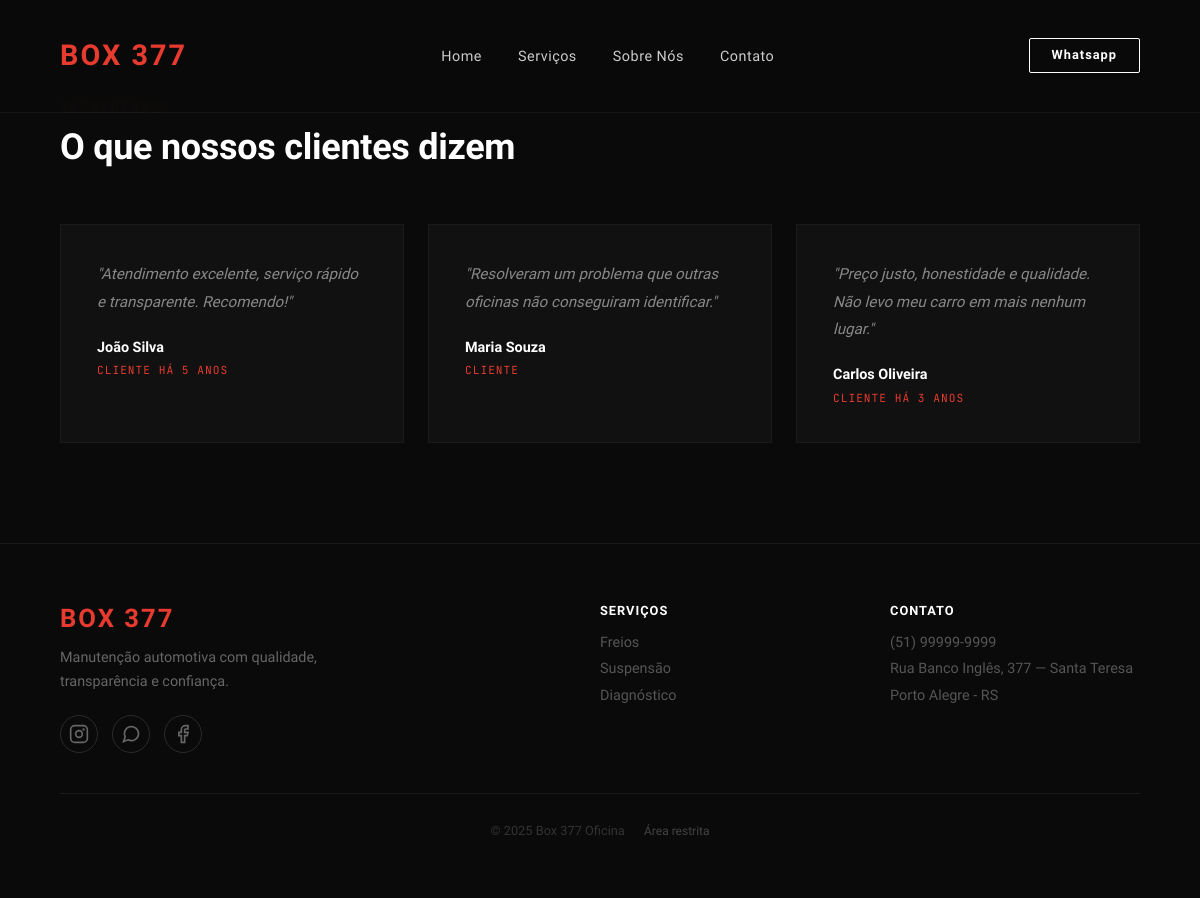
The app's page /depoimentos.php with its own data.
### tables this page shows
CREATE TABLE IF NOT EXISTS depoimentos (
    id      INT AUTO_INCREMENT PRIMARY KEY,
    nome    VARCHAR(100) NOT NULL,
    texto   TEXT NOT NULL,
    cliente VARCHAR(100)
);

### depoimentos.php (the view, shortened to what this page needs)
<?php
require 'includes/head.php';
require 'includes/conexao.php';
require 'includes/header.php';
$query = "SELECT * FROM depoimentos";
$resultado = mysqli_query($conn, $query);
?>
    <main>
        <section class="testimonials">
            <div class="section-title">
                <p>DEPOIMENTOS</p>
                <h2>O que nossos clientes dizem</h2>
            </div>
            <div class="testimonials-grid">
                <?php while ($dep = mysqli_fetch_assoc($resultado)): ?>
                <article class="testimonial-card">
                    <p>"<?php echo htmlspecialchars($dep['texto']); ?>"</p>
                    <h4><?php echo htmlspecialchars($dep['nome']); ?></h4>
                    <span><?php echo htmlspecialchars($dep['cliente']); ?></span>
                </article>
                <?php endwhile; ?>
            </div>
        </section>
    </main>
<?php require 'includes/footer.php'; ?>

### resources/css/style.css (style rules this page uses)
* { margin: 0; padding: 0; box-sizing: border-box; }
body { font-family: 'Hanken Grotesk', sans-serif; background-color: #0f0f0f; color: #fff; overflow-x: hidden; }
.testimonials { padding: 100px 60px; background-color: #0a0a0a; border-top: 1px solid #1a1a1a; }
.section-title { margin-bottom: 56px; }
.section-title p { font-family: 'JetBrains Mono', monospace; font-size: 0.75rem; letter-spacing: 3px; color: #e63b2e; text-transform: uppercase; margin-bottom: 12px; }
.section-title h2 { font-family: 'Sora', sans-serif; font-size: clamp(1.8rem, 3vw, 2.5rem); font-weight: 800; color: #fff; letter-spacing: -0.3px; }
.testimonials-grid { display: grid; grid-template-columns: repeat(auto-fit, minmax(300px, 1fr)); gap: 24px; }
.testimonial-card { background-color: #111; border: 1px solid #1a1a1a; padding: 36px; transition: border-color 0.3s; }
.testimonial-card p { font-size: 0.95rem; color: #888; line-height: 1.8; font-style: italic; margin-bottom: 24px; }
.testimonial-card h4 { font-family: 'Sora', sans-serif; font-size: 0.9rem; font-weight: 700; color: #fff; margin-bottom: 4px; }
.testimonial-card span { font-family: 'JetBrains Mono', monospace; font-size: 0.7rem; letter-spacing: 1px; color: #e63b2e; text-transform: uppercase; }

### records on screen
depoimentos: texto "Atendimento excelente, serviço rápido e transparente. Recomendo!", nome "João Silva", cliente "CLIENTE HÁ 5 ANOS"
depoimentos: texto "Resolveram um problema que outras oficinas não conseguiram identificar.", nome "Maria Souza", cliente "CLIENTE"
depoimentos: texto "Preço justo, honestidade e qualidade. Não levo meu carro em mais nenhum lugar.", nome "Carlos Oliveira", cliente "CLIENTE HÁ 3 ANOS"
